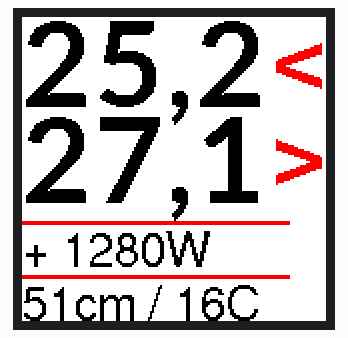
A sketch run on a simulated ESP32. Parts: 152×152 colour display. What the sketch prints to the serial monitor is not drawn.

Above: at 15.2 s.

The sketch:

GxEPD_1.54c.ino
```cpp
// mapping suggestion for ESP32, e.g. LOLIN32, see .../variants/.../pins_arduino.h for your board
// NOTE: there are variants with different pins for SPI ! CHECK SPI PINS OF YOUR BOARD
// BUSY -> 4, RST -> 16, DC -> 17, CS -> SS(5), CLK -> SCK(18), DIN -> MOSI(23), GND -> GND, 3.3V -> 3.3V

/*
#define ENABLE_GxEPD2_GFX 1
#include <GxEPD2_BW.h>
#include <GxEPD2_3C.h>
#include <Fonts/FreeMonoBold9pt7b.h>
GxEPD2_3C<GxEPD2_154c, GxEPD2_154c::HEIGHT> display(GxEPD2_154c(15,17,16,4));
*/


// include library, include base class, make path known
#include <GxEPD.h>

#include <GxGDEW0154Z17/GxGDEW0154Z17.h>  // 1.54" b/w/r 152x152
// FreeFonts from Adafruit_GFX
#include <Fonts/FreeMonoBold9pt7b.h>
#include <Fonts/FreeMonoBold12pt7b.h>
#include <Fonts/FreeMonoBold18pt7b.h>
#include <Fonts/FreeMonoBold24pt7b.h>


#include <Fonts/FreeSans12pt7b.h>
#include <Fonts/FreeSans18pt7b.h>
#include <Fonts/FreeSans24pt7b.h>
#include <Fonts/FreeSansBold24pt7b.h>

#include "fonts.h"


#include <GxIO/GxIO_SPI/GxIO_SPI.h>
#include <GxIO/GxIO.h>

GxIO_Class io(SPI, /*CS=5*/ 15, /*DC=*/ 17, /*RST=*/ 16); // arbitrary selection of 17, 16
GxEPD_Class display(io, /*RST=*/ 16, /*BUSY=*/ 4); // arbitrary selection of (16), 4


void setup() {


  Serial.begin(115200);
  Serial.println();
  Serial.println("setup");

  delay(100);
  display.init(115200);

  display.fillScreen(GxEPD_WHITE);

  display.setTextColor(GxEPD_BLACK);
  display.setCursor(0, 39);
  display.setFont(&Lato_Bold_60);
  display.print("25,2");

  display.setTextColor(GxEPD_RED);
  display.setCursor(125, 35);
  display.setFont(&FreeSansBold24pt7b);
  display.print("<");

  display.setTextColor(GxEPD_BLACK);
  display.setCursor(0, 93);
  display.setFont(&Lato_Bold_60);
  display.print("27,1°");

  display.setTextColor(GxEPD_RED);
  display.setCursor(125, 83);
  display.setFont(&FreeSansBold24pt7b);
  display.print(">");

  display.setCursor(0, 97);
  display.setFont(&FreeSans18pt7b);
  display.print("_______");

  display.setCursor(0, 124);
  display.setTextColor(GxEPD_BLACK);
  display.setFont(&FreeSans12pt7b);
  display.print("+ 1280W");
  display.setTextColor(GxEPD_RED);

  //display.setCursor(125, 127);
  //display.setFont(&FreeSansBold24pt7b);
  //display.print("<");

  display.setFont(&FreeSans18pt7b);
  display.setCursor(0, 124);
  display.print("_______");

  display.setFont(&FreeSans12pt7b);
  display.setCursor(0, 151);
  display.setTextColor(GxEPD_BLACK);
  display.print("51cm / 16C");
  display.update();
  delay(5000);
}


void loop() {
  // put your main code here, to run repeatedly:

}
```

Source omitted: fonts.h (data table, 70988 bytes)
